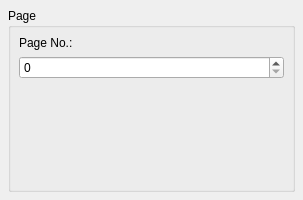
<ui version="4.0" >
 <class>PageBase</class>
 <widget class="QWidget" name="PageBase" >
  <property name="geometry" >
   <rect>
    <x>0</x>
    <y>0</y>
    <width>303</width>
    <height>200</height>
   </rect>
  </property>
  <property name="windowTitle" >
   <string>Form</string>
  </property>
  <layout class="QGridLayout" >
   <property name="leftMargin" >
    <number>8</number>
   </property>
   <property name="topMargin" >
    <number>8</number>
   </property>
   <property name="rightMargin" >
    <number>8</number>
   </property>
   <property name="bottomMargin" >
    <number>8</number>
   </property>
   <property name="horizontalSpacing" >
    <number>6</number>
   </property>
   <property name="verticalSpacing" >
    <number>6</number>
   </property>
   <item row="0" column="0" >
    <widget class="QGroupBox" name="groupBox" >
     <property name="title" >
      <string>Page</string>
     </property>
     <property name="flat" >
      <bool>true</bool>
     </property>
     <layout class="QGridLayout" >
      <property name="leftMargin" >
       <number>8</number>
      </property>
      <property name="topMargin" >
       <number>8</number>
      </property>
      <property name="rightMargin" >
       <number>8</number>
      </property>
      <property name="bottomMargin" >
       <number>8</number>
      </property>
      <property name="horizontalSpacing" >
       <number>6</number>
      </property>
      <property name="verticalSpacing" >
       <number>6</number>
      </property>
      <item row="2" column="0" >
       <spacer>
        <property name="orientation" >
         <enum>Qt::Vertical</enum>
        </property>
        <property name="sizeHint" >
         <size>
          <width>76</width>
          <height>81</height>
         </size>
        </property>
       </spacer>
      </item>
      <item row="1" column="0" >
       <widget class="QSpinBox" name="pageNo" >
        <property name="maximum" >
         <number>9999</number>
        </property>
       </widget>
      </item>
      <item row="0" column="0" >
       <widget class="QLabel" name="label" >
        <property name="text" >
         <string>Page No.:</string>
        </property>
        <property name="textFormat" >
         <enum>Qt::PlainText</enum>
        </property>
       </widget>
      </item>
     </layout>
    </widget>
   </item>
  </layout>
 </widget>
 <resources/>
 <connections/>
</ui>
